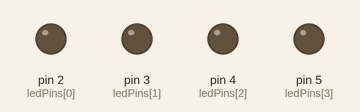
Simulated run of this sketch. Board: Arduino Uno, built with avr-gcc and run on an emulated ATmega328P. Shown: output pins drawn as LEDs (lit = HIGH).

Above: at 0.1 s.
At 3.1 s:
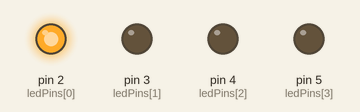
At 9.1 s:
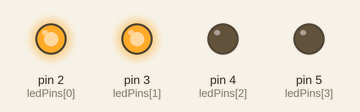
At 18.1 s:
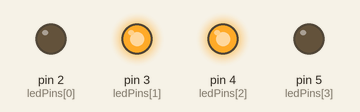
At 27.1 s:
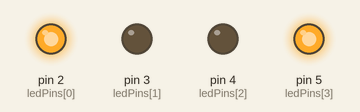
At 36.1 s:
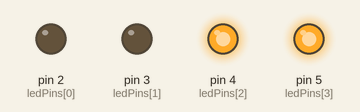
Timing chart, 0 to 40.0 s (numbered marks = the images above):
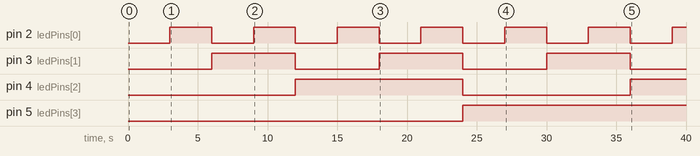

Measured:
- by itself, pin 2 (ledPins[0]): alternates HIGH for 3.0 s and LOW for 3.0 s
- by itself, pin 3 (ledPins[1]): alternates HIGH for 6.0 s and LOW for 6.0 s
- by itself, pin 4 (ledPins[2]): LOW → HIGH at 12.0 s, → LOW 12.0 s later, → HIGH 12.0 s later
- by itself, pin 5 (ledPins[3]): LOW → HIGH at 24.0 s

The sketch:

4bit_counter.ino
```cpp
int ledPins[4] = {2, 3, 4, 5};

void setup() {
  for (int i = 0; i < 4; i++) {
    pinMode(ledPins[i], OUTPUT);
  }
}

void loop() {
  for (int count = 0; count < 16; count++) {
    for (int bit = 0; bit < 4; bit++) {
      int state = (count >> bit) & 1;
      digitalWrite(ledPins[bit], state);
    }
    delay(3000);
  }
}
```
